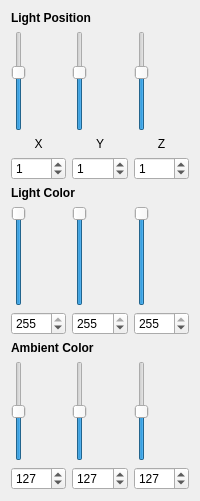
       <widget class="QWidget" name="tab_lights">
        <attribute name="title">
         <string>Lighting Props</string>
        </attribute>
        <layout class="QVBoxLayout">
         <item>
          <widget class="QLabel" name="label">
           <property name="font">
            <font>
             <weight>75</weight>
             <bold>true</bold>
            </font>
           </property>
           <property name="text">
            <string>Light Position</string>
           </property>
          </widget>
         </item>
         <item>
          <layout class="QHBoxLayout">
           <item>
            <layout class="QVBoxLayout">
             <item>
              <widget class="QSlider" name="sliderLightX">
               <property name="minimumSize">
                <size>
                 <width>0</width>
                 <height>100</height>
                </size>
               </property>
               <property name="minimum">
                <number>-5</number>
               </property>
               <property name="maximum">
                <number>5</number>
               </property>
               <property name="value">
                <number>1</number>
               </property>
               <property name="orientation">
                <enum>Qt::Vertical</enum>
               </property>
              </widget>
             </item>
             <item>
              <widget class="QLabel" name="label">
               <property name="text">
                <string>X</string>
               </property>
               <property name="alignment">
                <set>Qt::AlignCenter</set>
               </property>
              </widget>
             </item>
             <item>
              <widget class="QSpinBox" name="spinLightX">
               <property name="minimum">
                <number>-5</number>
               </property>
               <property name="maximum">
                <number>5</number>
               </property>
               <property name="value">
                <number>1</number>
               </property>
              </widget>
             </item>
            </layout>
           </item>
           <item>
            <layout class="QVBoxLayout">
             <item>
              <widget class="QSlider" name="sliderLightY">
               <property name="minimumSize">
                <size>
                 <width>0</width>
                 <height>100</height>
                </size>
               </property>
               <property name="minimum">
                <number>-5</number>
               </property>
               <property name="maximum">
                <number>5</number>
               </property>
               <property name="value">
                <number>1</number>
               </property>
               <property name="orientation">
                <enum>Qt::Vertical</enum>
               </property>
              </widget>
             </item>
             <item>
              <widget class="QLabel" name="label">
               <property name="text">
                <string>Y</string>
               </property>
               <property name="alignment">
                <set>Qt::AlignCenter</set>
               </property>
              </widget>
             </item>
             <item>
              <widget class="QSpinBox" name="spinLightY">
               <property name="minimum">
                <number>-5</number>
               </property>
               <property name="maximum">
                <number>5</number>
               </property>
               <property name="value">
                <number>1</number>
               </property>
              </widget>
             </item>
            </layout>
           </item>
           <item>
            <layout class="QVBoxLayout">
             <item>
              <widget class="QSlider" name="sliderLightZ">
               <property name="minimumSize">
                <size>
                 <width>0</width>
                 <height>100</height>
                </size>
               </property>
               <property name="minimum">
                <number>-5</number>
               </property>
               <property name="maximum">
                <number>5</number>
               </property>
               <property name="value">
                <number>1</number>
               </property>
               <property name="orientation">
                <enum>Qt::Vertical</enum>
               </property>
              </widget>
             </item>
             <item>
              <widget class="QLabel" name="label">
               <property name="text">
                <string>Z</string>
               </property>
               <property name="alignment">
                <set>Qt::AlignCenter</set>
               </property>
              </widget>
             </item>
             <item>
              <widget class="QSpinBox" name="spinLightZ">
               <property name="minimum">
                <number>-5</number>
               </property>
               <property name="maximum">
                <number>5</number>
               </property>
               <property name="value">
                <number>1</number>
               </property>
              </widget>
             </item>
            </layout>
           </item>
          </layout>
         </item>
         <item>
          <widget class="QLabel" name="label">
           <property name="font">
            <font>
             <weight>75</weight>
             <bold>true</bold>
            </font>
           </property>
           <property name="text">
            <string>Light Color</string>
           </property>
          </widget>
         </item>
         <item>
          <layout class="QHBoxLayout">
           <item>
            <layout class="QVBoxLayout">
             <item>
              <widget class="QSlider" name="sliderLightR">
               <property name="minimumSize">
                <size>
                 <width>0</width>
                 <height>100</height>
                </size>
               </property>
               <property name="maximum">
                <number>255</number>
               </property>
               <property name="value">
                <number>255</number>
               </property>
               <property name="orientation">
                <enum>Qt::Vertical</enum>
               </property>
              </widget>
             </item>
             <item>
              <widget class="QSpinBox" name="spinLightR">
               <property name="maximum">
                <number>255</number>
               </property>
               <property name="value">
                <number>255</number>
               </property>
              </widget>
             </item>
            </layout>
           </item>
           <item>
            <layout class="QVBoxLayout">
             <item>
              <widget class="QSlider" name="sliderLightG">
               <property name="minimumSize">
                <size>
                 <width>0</width>
                 <height>100</height>
                </size>
               </property>
               <property name="maximum">
                <number>255</number>
               </property>
               <property name="value">
                <number>255</number>
               </property>
               <property name="orientation">
                <enum>Qt::Vertical</enum>
               </property>
              </widget>
             </item>
             <item>
              <widget class="QSpinBox" name="spinLightG">
               <property name="maximum">
                <number>255</number>
               </property>
               <property name="value">
                <number>255</number>
               </property>
              </widget>
             </item>
            </layout>
           </item>
           <item>
            <layout class="QVBoxLayout">
             <item>
              <widget class="QSlider" name="sliderLightB">
               <property name="minimumSize">
                <size>
                 <width>0</width>
                 <height>100</height>
                </size>
               </property>
               <property name="maximum">
                <number>255</number>
               </property>
               <property name="value">
                <number>255</number>
               </property>
               <property name="orientation">
                <enum>Qt::Vertical</enum>
               </property>
              </widget>
             </item>
             <item>
              <widget class="QSpinBox" name="spinLightB">
               <property name="maximum">
                <number>255</number>
               </property>
               <property name="value">
                <number>255</number>
               </property>
              </widget>
             </item>
            </layout>
           </item>
          </layout>
         </item>
         <item>
          <widget class="QLabel" name="label">
           <property name="font">
            <font>
             <weight>75</weight>
             <bold>true</bold>
            </font>
           </property>
           <property name="text">
            <string>Ambient Color</string>
           </property>
          </widget>
         </item>
         <item>
          <layout class="QHBoxLayout">
           <item>
            <layout class="QVBoxLayout">
             <item>
              <widget class="QSlider" name="sliderAmbR">
               <property name="minimumSize">
                <size>
                 <width>0</width>
                 <height>100</height>
                </size>
               </property>
               <property name="maximum">
                <number>255</number>
               </property>
               <property name="value">
                <number>127</number>
               </property>
               <property name="orientation">
                <enum>Qt::Vertical</enum>
               </property>
              </widget>
             </item>
             <item>
              <widget class="QSpinBox" name="spinAmbR">
               <property name="maximum">
                <number>255</number>
               </property>
               <property name="value">
                <number>127</number>
               </property>
              </widget>
             </item>
            </layout>
           </item>
           <item>
            <layout class="QVBoxLayout">
             <item>
              <widget class="QSlider" name="sliderAmbG">
               <property name="minimumSize">
                <size>
                 <width>0</width>
                 <height>100</height>
                </size>
               </property>
               <property name="maximum">
                <number>255</number>
               </property>
               <property name="value">
                <number>127</number>
               </property>
               <property name="orientation">
                <enum>Qt::Vertical</enum>
               </property>
              </widget>
             </item>
             <item>
              <widget class="QSpinBox" name="spinAmbG">
               <property name="maximum">
                <number>255</number>
               </property>
               <property name="value">
                <number>127</number>
               </property>
              </widget>
             </item>
            </layout>
           </item>
           <item>
            <layout class="QVBoxLayout">
             <item>
              <widget class="QSlider" name="sliderAmbB">
               <property name="minimumSize">
                <size>
                 <width>0</width>
                 <height>100</height>
                </size>
               </property>
               <property name="maximum">
                <number>255</number>
               </property>
               <property name="value">
                <number>127</number>
               </property>
               <property name="orientation">
                <enum>Qt::Vertical</enum>
               </property>
              </widget>
             </item>
             <item>
              <widget class="QSpinBox" name="spinAmbB">
               <property name="maximum">
                <number>255</number>
               </property>
               <property name="value">
                <number>127</number>
               </property>
              </widget>
             </item>
            </layout>
           </item>
          </layout>
         </item>
         <item>
          <spacer>
           <property name="orientation">
            <enum>Qt::Vertical</enum>
           </property>
           <property name="sizeHint" stdset="0">
            <size>
             <width>0</width>
             <height>0</height>
            </size>
           </property>
          </spacer>
         </item>
        </layout>
       </widget>
